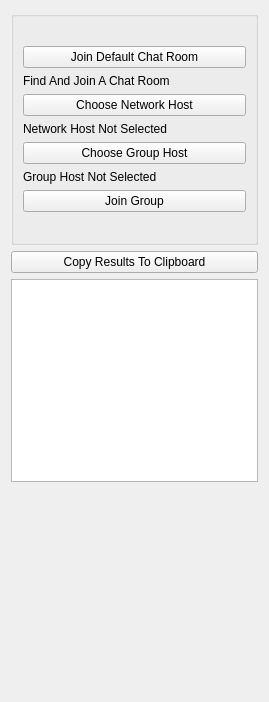
<?xml version="1.0" encoding="UTF-8"?>
<ui version="4.0">
 <class>RandomConnectJoinUi</class>
 <widget class="QWidget" name="RandomConnectJoinUi">
  <property name="geometry">
   <rect>
    <x>0</x>
    <y>0</y>
    <width>269</width>
    <height>702</height>
   </rect>
  </property>
  <property name="windowTitle">
   <string>Join Random Connect Host</string>
  </property>
  <layout class="QVBoxLayout" name="verticalLayout_2">
   <item>
    <widget class="QGroupBox" name="ItemsGroupBox">
     <property name="minimumSize">
      <size>
       <width>0</width>
       <height>0</height>
      </size>
     </property>
     <property name="title">
      <string/>
     </property>
     <layout class="QVBoxLayout" name="verticalLayout">
      <item>
       <widget class="QLabel" name="m_StatusLabel">
        <property name="text">
         <string notr="true"/>
        </property>
       </widget>
      </item>
      <item>
       <widget class="QPushButton" name="m_JoinDefaultButton">
        <property name="text">
         <string>Join Default Chat Room</string>
        </property>
       </widget>
      </item>
      <item>
       <widget class="QLabel" name="SearchLabel">
        <property name="text">
         <string>Find And Join A Chat Room</string>
        </property>
        <property name="wordWrap">
         <bool>true</bool>
        </property>
       </widget>
      </item>
      <item>
       <widget class="QPushButton" name="m_NetworkHostButton">
        <property name="text">
         <string>Choose Network Host</string>
        </property>
       </widget>
      </item>
      <item>
       <widget class="QLabel" name="m_NetHostLabel">
        <property name="text">
         <string>Network Host Not Selected</string>
        </property>
       </widget>
      </item>
      <item>
       <widget class="QPushButton" name="m_GroupHostButton">
        <property name="text">
         <string>Choose Group Host</string>
        </property>
       </widget>
      </item>
      <item>
       <widget class="QLabel" name="m_GroupHostLabel">
        <property name="text">
         <string>Group Host Not Selected</string>
        </property>
       </widget>
      </item>
      <item>
       <widget class="QPushButton" name="m_ConnectToHostButton">
        <property name="sizePolicy">
         <sizepolicy hsizetype="Minimum" vsizetype="Preferred">
          <horstretch>0</horstretch>
          <verstretch>0</verstretch>
         </sizepolicy>
        </property>
        <property name="minimumSize">
         <size>
          <width>0</width>
          <height>0</height>
         </size>
        </property>
        <property name="text">
         <string>Join Group</string>
        </property>
       </widget>
      </item>
      <item>
       <widget class="QLabel" name="m_GroupUserStatusLabel">
        <property name="font">
         <font>
          <pointsize>10</pointsize>
         </font>
        </property>
        <property name="text">
         <string/>
        </property>
       </widget>
      </item>
     </layout>
    </widget>
   </item>
   <item>
    <widget class="QPushButton" name="m_CopyResultToClipboardButton">
     <property name="text">
      <string>Copy Results To Clipboard</string>
     </property>
    </widget>
   </item>
   <item>
    <widget class="QPlainTextEdit" name="m_InfoPlainTextEdit"/>
   </item>
   <item>
    <widget class="FriendListWidget" name="m_FriendListWidget" native="true">
     <property name="sizePolicy">
      <sizepolicy hsizetype="Expanding" vsizetype="Expanding">
       <horstretch>0</horstretch>
       <verstretch>0</verstretch>
      </sizepolicy>
     </property>
    </widget>
   </item>
  </layout>
 </widget>
 <customwidgets>
  <customwidget>
   <class>FriendListWidget</class>
   <extends>QWidget</extends>
   <header>FriendListWidget.h</header>
   <container>1</container>
  </customwidget>
 </customwidgets>
 <resources>
  <include location="../gotvcommon.qrc"/>
 </resources>
 <connections/>
</ui>
